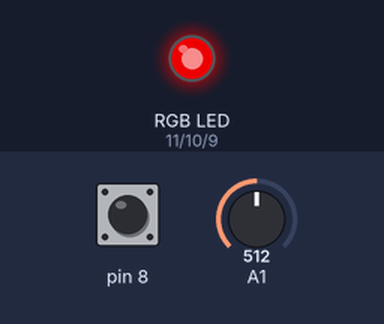
The sketch below on a simulated Arduino Uno, built with avr-gcc and run on an emulated ATmega328P. Shown: an RGB LED mixed from three pins (HIGH = lit). Inputs (shaded band) come from the test bench; at power-on: A1 = 512, pin 8 LOW. Dim RGB values are drawn brighter than linear.

Above: at 1.2 s.
1.3 s: A1 set to 716
At 1.9 s:
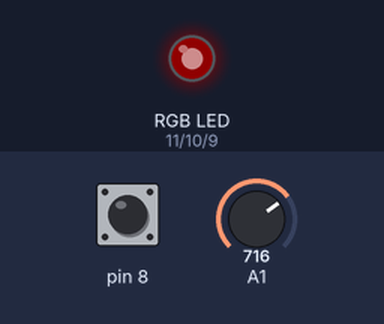
2.8 s: pin 8 driven HIGH
At 4.0 s:
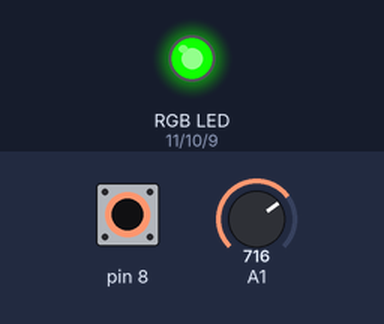
4.3 s: A1 set to 511
At 5.4 s:
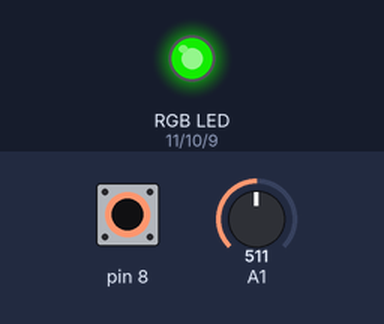
5.8 s: A1 set to 306
At 6.5 s:
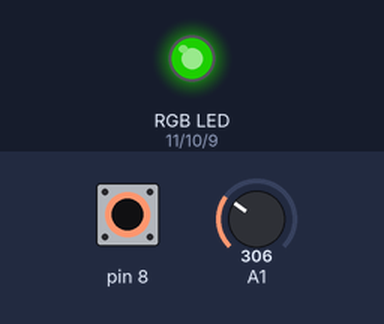
7.3 s: pin 8 pulsed LOW 2 times (0.12 s each, 0.3 s apart)
At 8.7 s:
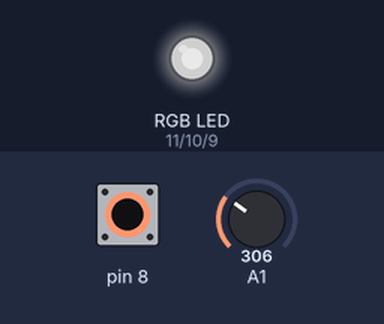
9.4 s: A1 set to 0
At 10.5 s:
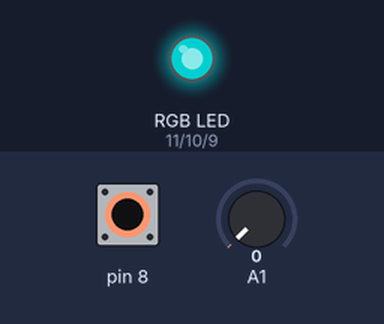
Timing chart, 0 to 11.9 s (numbered marks = the images above; inputs shaded):
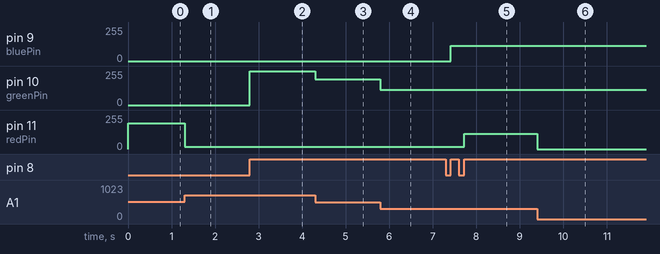

Measured:
- after the input at 1.3 s, pin 11 (redPin): 194/255 → 16/255 at once
- after the input at 2.8 s, pin 10 (greenPin): 0/255 → 255/255 at once
- after the input at 4.3 s, pin 10 (greenPin): 255/255 → 194/255 at once
- after the input at 5.8 s, pin 10 (greenPin): 194/255 → 116/255 at once
- after the input at 7.3 s, pin 9 (bluePin): 0/255 → 116/255 after 0.12 s; pin 11 (redPin): 16/255 → 116/255 after 0.42 s
- after the input at 9.4 s, pin 11 (redPin): 116/255 → 0/255 at once

The sketch:

Shulgan_LED.ino
```cpp
int redPin = 11;
int greenPin = 10;
int bluePin = 9;
int curColor = 0;
int But = 0;
int prefBut = 0;
int redCh = 0;
int grCh = 0;
int blCh = 0;

void setup() {
  pinMode(A1, INPUT);
  pinMode(redPin, OUTPUT);
  pinMode(greenPin, OUTPUT);
  pinMode(bluePin, OUTPUT);
  Serial.begin(9600);
}

void curInc()
{
  curColor = (curColor + 1) % 3;
}

void loop() {
  int c = map(analogRead(A1), 0, 670, 0, 255);
  analogWrite(redPin, redCh);
  analogWrite(greenPin, grCh);
  analogWrite(bluePin, blCh);

  But = digitalRead(8);
  if ((prefBut == 0) && (But == 1))
    curInc();
  prefBut = But;

  switch (curColor) {
    case 0:
      redCh = c;
      break;
    case 1:
      grCh = c;
      break;
    default:
      blCh = c;
  }
}
```
